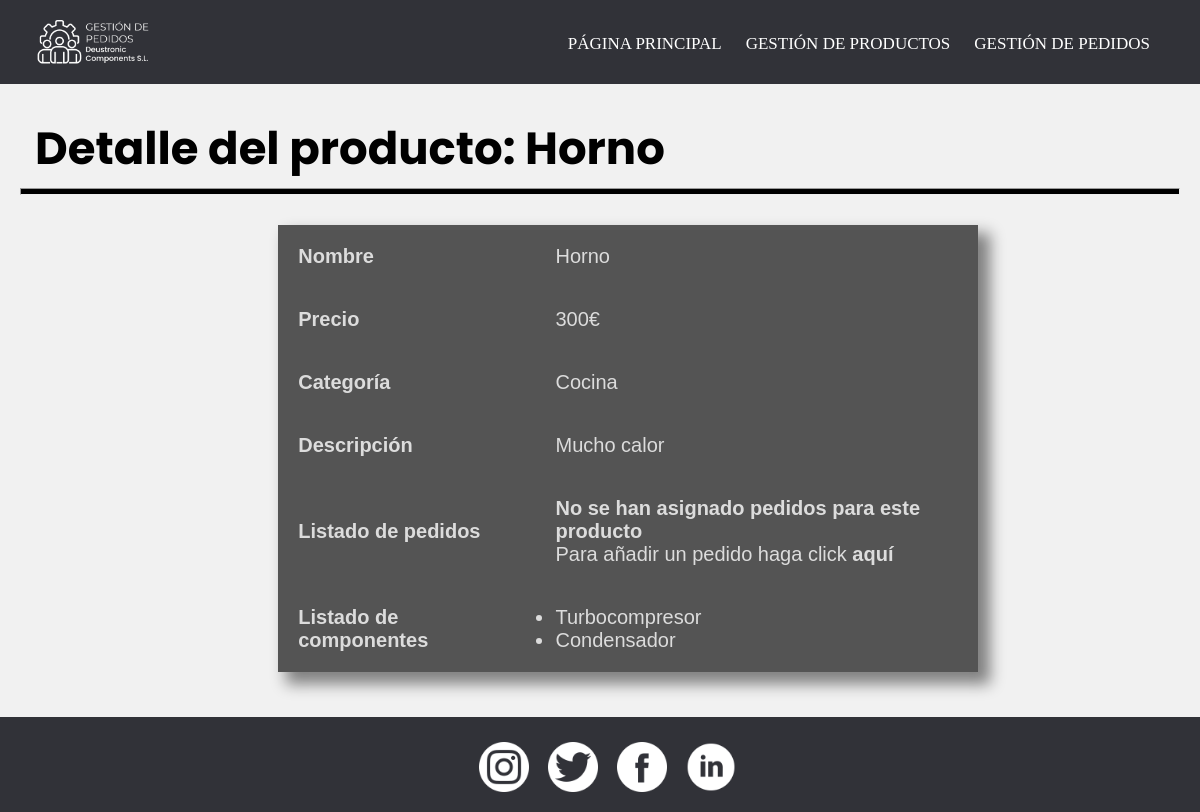
Page /gestionDePedidos/detalleProducto/19/ on the earlier database version.
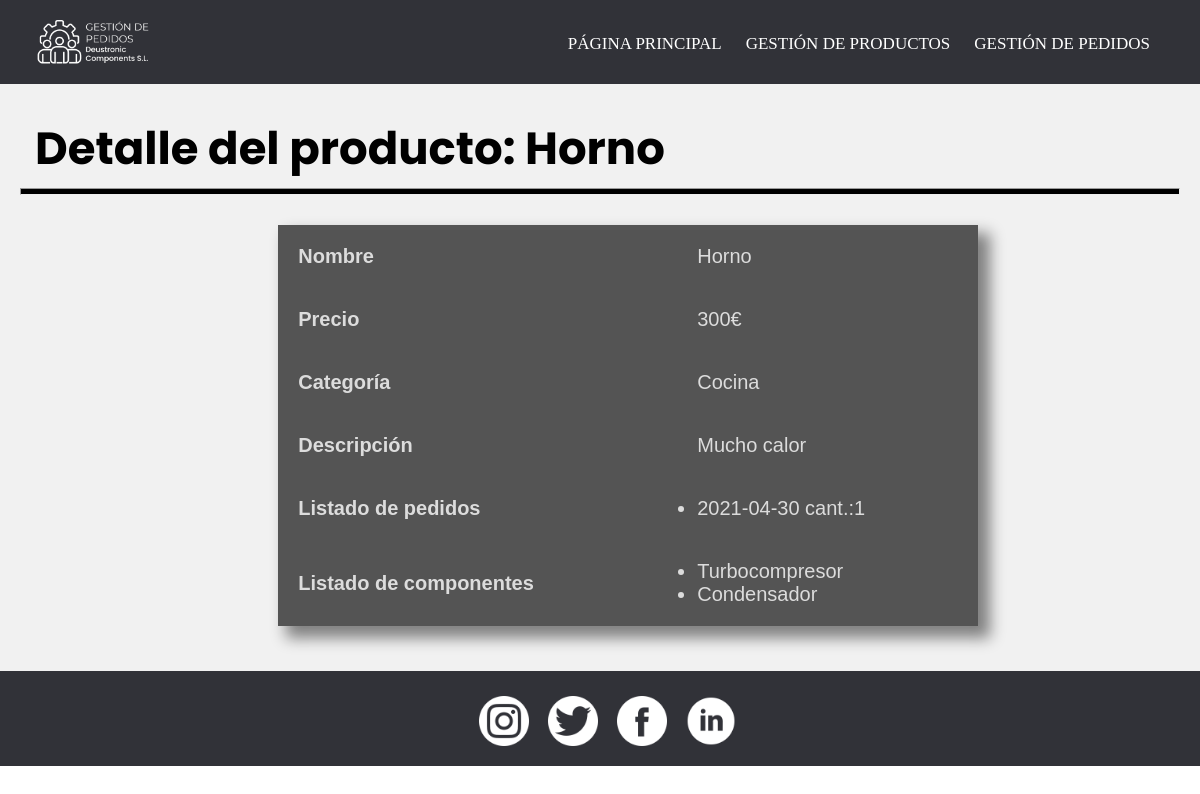
Same page on the later database version.
### appGestionDePedidos/models.py (models this page shows, shortened)
class Componente(models.Model):
    nombre = models.CharField(max_length=50)
    marca = models.CharField(max_length=50)

class Compone(models.Model):
    producto = models.ForeignKey(Producto, on_delete=models.CASCADE)
    pedido = models.ForeignKey(Pedido, on_delete=models.CASCADE)
    cantidad = models.IntegerField(default='1')

class Pedido(models.Model):
    fecha = models.DateField()
    precioTotal = models.IntegerField()
    cliente = models.ForeignKey(Cliente, on_delete=models.CASCADE) #para la recacion 1-n con cliente
    productos = models.ManyToManyField(Producto, through = 'Compone')#esto nos crea la tabla intermedia de la n-m invisible de pedido-producto
    def __str__(self):
        return str(self.fecha)

### appGestionDePedidos/views.py (the view)
# urls.py: path('detalleProducto/<int:pk>/', ProductoDetailView.as_view(), name = 'detalleProducto'),
class ProductoDetailView(DetailView):
        model = Producto
        template_name = 'detalleProducto.html'
        context_object_name = 'detalle_producto'

### appGestionDePedidos/templates/DetalleProducto.html
{% extends "base.html" %}
{% load static %}
{% block content %}
    <header>
        <h2 class="pagSecundarias">Detalle del producto: {{detalle_producto.nombre}}</h2>
        <hr>
    </header>
    <div class="detalle">
        <table>
            <tr>
                <th>Nombre</th>
                <td>{{ detalle_producto.nombre }}</td>
            </tr>
            <tr>
                <th>Precio</th>
                <td>{{ detalle_producto.precio }}€</td>
            </tr>
            <tr>
                <th>Categoría</th>
                <td>{{ detalle_producto.categoria }}</td>
            </tr>
            <tr>
                <th>Descripción</th>
                <td>{{ detalle_producto.descripcion }}</td>
            </tr>
            <tr>
                <th>Listado de pedidos</th>
                <td>
                    {% if detalle_producto.compone_set.all %}
                        <ul>
                            {% for pedidos in detalle_producto.compone_set.all %}
                                <li>{{pedidos.pedido}} cant.:{{pedidos.cantidad}}</li>
                            {% endfor %}
                        </ul>
                    {% else %}
                        <h4>No se han asignado pedidos para este producto</h4>
                        <p>Para añadir un pedido haga click <a href="">aquí</a></p>
                    {% endif %}
                </td>
            </tr>
            <tr>
                <th>Listado de componentes</th>
                <td>
                    {% if detalle_producto.componentes.all %}
                        <ul>
                            {% for componentes in detalle_producto.componentes.all %}
                                <li>{{componentes.nombre}}</li>
                            {% endfor %}
                        </ul>
                    {% else %}
                        <h4>No se han asignado componentes para este producto</h4>
                    {% endif %}
                </td>
            </tr>
        </table>
    </div>
{% endblock %}

Differences in the rows shown:
added Compone: pedido "2021-04-30", cantidad "1"
Other differences:
text no longer shown: "No se han asignado pedidos para este producto Para añadir un pedido haga click aquí"
